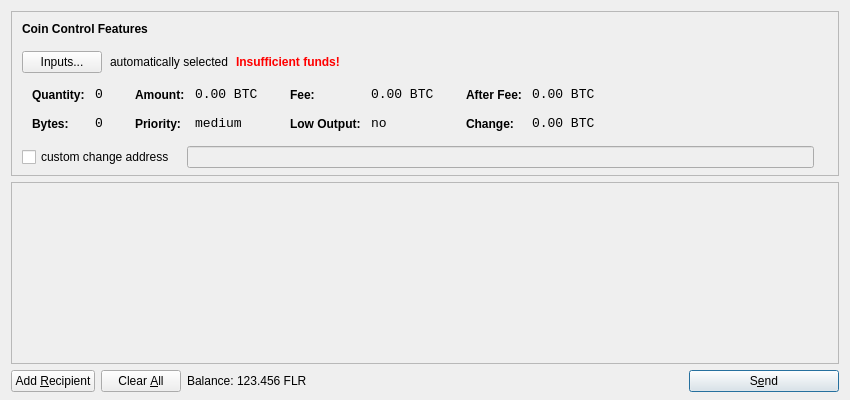
<?xml version="1.0" encoding="UTF-8"?>
<ui version="4.0">
 <class>SendCoinsDialog</class>
 <widget class="QDialog" name="SendCoinsDialog">
  <property name="geometry">
   <rect>
    <x>0</x>
    <y>0</y>
    <width>850</width>
    <height>400</height>
   </rect>
  </property>
  <property name="windowTitle">
   <string>Send Coins</string>
  </property>
  <layout class="QVBoxLayout" name="verticalLayout" stretch="0,1,0">
   <property name="bottomMargin">
    <number>8</number>
   </property>
   <item>
    <widget class="QFrame" name="frameCoinControl">
     <property name="sizePolicy">
      <sizepolicy hsizetype="Expanding" vsizetype="Expanding">
       <horstretch>0</horstretch>
       <verstretch>0</verstretch>
      </sizepolicy>
     </property>
     <property name="maximumSize">
      <size>
       <width>16777215</width>
       <height>16777215</height>
      </size>
     </property>
     <property name="frameShape">
      <enum>QFrame::StyledPanel</enum>
     </property>
     <property name="frameShadow">
      <enum>QFrame::Sunken</enum>
     </property>
     <layout class="QVBoxLayout" name="verticalLayoutCoinControl2">
      <property name="spacing">
       <number>-1</number>
      </property>
      <property name="leftMargin">
       <number>0</number>
      </property>
      <property name="topMargin">
       <number>0</number>
      </property>
      <property name="rightMargin">
       <number>0</number>
      </property>
      <property name="bottomMargin">
       <number>6</number>
      </property>
      <item>
       <layout class="QVBoxLayout" name="verticalLayoutCoinControl" stretch="0,0,0,0,1">
        <property name="spacing">
         <number>0</number>
        </property>
        <property name="leftMargin">
         <number>10</number>
        </property>
        <property name="topMargin">
         <number>10</number>
        </property>
        <item>
         <layout class="QHBoxLayout" name="horizontalLayoutCoinControl1">
          <property name="bottomMargin">
           <number>15</number>
          </property>
          <item>
           <widget class="QLabel" name="labelCoinControlFeatures">
            <property name="sizePolicy">
             <sizepolicy hsizetype="Preferred" vsizetype="Maximum">
              <horstretch>0</horstretch>
              <verstretch>0</verstretch>
             </sizepolicy>
            </property>
            <property name="font">
             <font>
              <weight>75</weight>
              <bold>true</bold>
             </font>
            </property>
            <property name="styleSheet">
             <string notr="true">font-weight:bold;</string>
            </property>
            <property name="text">
             <string>Coin Control Features</string>
            </property>
           </widget>
          </item>
         </layout>
        </item>
        <item>
         <layout class="QHBoxLayout" name="horizontalLayoutCoinControl2" stretch="0,0,0,0">
          <property name="spacing">
           <number>8</number>
          </property>
          <property name="bottomMargin">
           <number>10</number>
          </property>
          <item>
           <widget class="QPushButton" name="pushButtonCoinControl">
            <property name="styleSheet">
             <string notr="true"/>
            </property>
            <property name="text">
             <string>Inputs...</string>
            </property>
           </widget>
          </item>
          <item>
           <widget class="QLabel" name="labelCoinControlAutomaticallySelected">
            <property name="text">
             <string>automatically selected</string>
            </property>
            <property name="margin">
             <number>5</number>
            </property>
           </widget>
          </item>
          <item>
           <widget class="QLabel" name="labelCoinControlInsuffFunds">
            <property name="font">
             <font>
              <weight>75</weight>
              <bold>true</bold>
             </font>
            </property>
            <property name="styleSheet">
             <string notr="true">color:red;font-weight:bold;</string>
            </property>
            <property name="text">
             <string>Insufficient funds!</string>
            </property>
            <property name="margin">
             <number>5</number>
            </property>
           </widget>
          </item>
          <item>
           <spacer name="horizontalSpacerCoinControl">
            <property name="orientation">
             <enum>Qt::Horizontal</enum>
            </property>
            <property name="sizeHint" stdset="0">
             <size>
              <width>40</width>
              <height>1</height>
             </size>
            </property>
           </spacer>
          </item>
         </layout>
        </item>
        <item>
         <widget class="QWidget" name="widgetCoinControl" native="true">
          <property name="sizePolicy">
           <sizepolicy hsizetype="Preferred" vsizetype="Preferred">
            <horstretch>0</horstretch>
            <verstretch>0</verstretch>
           </sizepolicy>
          </property>
          <property name="minimumSize">
           <size>
            <width>0</width>
            <height>0</height>
           </size>
          </property>
          <property name="styleSheet">
           <string notr="true"/>
          </property>
          <layout class="QHBoxLayout" name="horizontalLayoutCoinControl5">
           <property name="margin">
            <number>0</number>
           </property>
           <item>
            <layout class="QHBoxLayout" name="horizontalLayoutCoinControl3" stretch="0,0,0,1">
             <property name="spacing">
              <number>20</number>
             </property>
             <property name="topMargin">
              <number>0</number>
             </property>
             <property name="bottomMargin">
              <number>10</number>
             </property>
             <item>
              <layout class="QFormLayout" name="formLayoutCoinControl1">
               <property name="horizontalSpacing">
                <number>10</number>
               </property>
               <property name="verticalSpacing">
                <number>14</number>
               </property>
               <property name="leftMargin">
                <number>10</number>
               </property>
               <property name="topMargin">
                <number>4</number>
               </property>
               <property name="rightMargin">
                <number>6</number>
               </property>
               <item row="0" column="0">
                <widget class="QLabel" name="labelCoinControlQuantityText">
                 <property name="styleSheet">
                  <string notr="true">font-weight:bold;</string>
                 </property>
                 <property name="text">
                  <string>Quantity:</string>
                 </property>
                 <property name="margin">
                  <number>0</number>
                 </property>
                </widget>
               </item>
               <item row="0" column="1">
                <widget class="QLabel" name="labelCoinControlQuantity">
                 <property name="font">
                  <font>
                   <family>Monospace</family>
                   <pointsize>10</pointsize>
                  </font>
                 </property>
                 <property name="cursor">
                  <cursorShape>IBeamCursor</cursorShape>
                 </property>
                 <property name="contextMenuPolicy">
                  <enum>Qt::ActionsContextMenu</enum>
                 </property>
                 <property name="text">
                  <string notr="true">0</string>
                 </property>
                 <property name="margin">
                  <number>0</number>
                 </property>
                 <property name="textInteractionFlags">
                  <set>Qt::LinksAccessibleByMouse|Qt::TextSelectableByKeyboard|Qt::TextSelectableByMouse</set>
                 </property>
                </widget>
               </item>
               <item row="1" column="0">
                <widget class="QLabel" name="labelCoinControlBytesText">
                 <property name="styleSheet">
                  <string notr="true">font-weight:bold;</string>
                 </property>
                 <property name="text">
                  <string>Bytes:</string>
                 </property>
                </widget>
               </item>
               <item row="1" column="1">
                <widget class="QLabel" name="labelCoinControlBytes">
                 <property name="font">
                  <font>
                   <family>Monospace</family>
                   <pointsize>10</pointsize>
                  </font>
                 </property>
                 <property name="cursor">
                  <cursorShape>IBeamCursor</cursorShape>
                 </property>
                 <property name="contextMenuPolicy">
                  <enum>Qt::ActionsContextMenu</enum>
                 </property>
                 <property name="text">
                  <string notr="true">0</string>
                 </property>
                 <property name="textInteractionFlags">
                  <set>Qt::LinksAccessibleByMouse|Qt::TextSelectableByKeyboard|Qt::TextSelectableByMouse</set>
                 </property>
                </widget>
               </item>
              </layout>
             </item>
             <item>
              <layout class="QFormLayout" name="formLayoutCoinControl2">
               <property name="horizontalSpacing">
                <number>10</number>
               </property>
               <property name="verticalSpacing">
                <number>14</number>
               </property>
               <property name="leftMargin">
                <number>6</number>
               </property>
               <property name="topMargin">
                <number>4</number>
               </property>
               <property name="rightMargin">
                <number>6</number>
               </property>
               <item row="0" column="0">
                <widget class="QLabel" name="labelCoinControlAmountText">
                 <property name="styleSheet">
                  <string notr="true">font-weight:bold;</string>
                 </property>
                 <property name="text">
                  <string>Amount:</string>
                 </property>
                 <property name="margin">
                  <number>0</number>
                 </property>
                </widget>
               </item>
               <item row="0" column="1">
                <widget class="QLabel" name="labelCoinControlAmount">
                 <property name="font">
                  <font>
                   <family>Monospace</family>
                   <pointsize>10</pointsize>
                  </font>
                 </property>
                 <property name="cursor">
                  <cursorShape>IBeamCursor</cursorShape>
                 </property>
                 <property name="contextMenuPolicy">
                  <enum>Qt::ActionsContextMenu</enum>
                 </property>
                 <property name="text">
                  <string notr="true">0.00 BTC</string>
                 </property>
                 <property name="textInteractionFlags">
                  <set>Qt::LinksAccessibleByMouse|Qt::TextSelectableByKeyboard|Qt::TextSelectableByMouse</set>
                 </property>
                </widget>
               </item>
               <item row="1" column="0">
                <widget class="QLabel" name="labelCoinControlPriorityText">
                 <property name="styleSheet">
                  <string notr="true">font-weight:bold;</string>
                 </property>
                 <property name="text">
                  <string>Priority:</string>
                 </property>
                </widget>
               </item>
               <item row="1" column="1">
                <widget class="QLabel" name="labelCoinControlPriority">
                 <property name="font">
                  <font>
                   <family>Monospace</family>
                   <pointsize>10</pointsize>
                  </font>
                 </property>
                 <property name="cursor">
                  <cursorShape>IBeamCursor</cursorShape>
                 </property>
                 <property name="contextMenuPolicy">
                  <enum>Qt::ActionsContextMenu</enum>
                 </property>
                 <property name="text">
                  <string>medium</string>
                 </property>
                 <property name="textInteractionFlags">
                  <set>Qt::LinksAccessibleByMouse|Qt::TextSelectableByKeyboard|Qt::TextSelectableByMouse</set>
                 </property>
                </widget>
               </item>
              </layout>
             </item>
             <item>
              <layout class="QFormLayout" name="formLayoutCoinControl3">
               <property name="horizontalSpacing">
                <number>10</number>
               </property>
               <property name="verticalSpacing">
                <number>14</number>
               </property>
               <property name="leftMargin">
                <number>6</number>
               </property>
               <property name="topMargin">
                <number>4</number>
               </property>
               <property name="rightMargin">
                <number>6</number>
               </property>
               <item row="0" column="0">
                <widget class="QLabel" name="labelCoinControlFeeText">
                 <property name="styleSheet">
                  <string notr="true">font-weight:bold;</string>
                 </property>
                 <property name="text">
                  <string>Fee:</string>
                 </property>
                 <property name="margin">
                  <number>0</number>
                 </property>
                </widget>
               </item>
               <item row="0" column="1">
                <widget class="QLabel" name="labelCoinControlFee">
                 <property name="font">
                  <font>
                   <family>Monospace</family>
                   <pointsize>10</pointsize>
                  </font>
                 </property>
                 <property name="cursor">
                  <cursorShape>IBeamCursor</cursorShape>
                 </property>
                 <property name="contextMenuPolicy">
                  <enum>Qt::ActionsContextMenu</enum>
                 </property>
                 <property name="text">
                  <string notr="true">0.00 BTC</string>
                 </property>
                 <property name="textInteractionFlags">
                  <set>Qt::LinksAccessibleByMouse|Qt::TextSelectableByKeyboard|Qt::TextSelectableByMouse</set>
                 </property>
                </widget>
               </item>
               <item row="1" column="0">
                <widget class="QLabel" name="labelCoinControlLowOutputText">
                 <property name="styleSheet">
                  <string notr="true">font-weight:bold;</string>
                 </property>
                 <property name="text">
                  <string>Low Output:</string>
                 </property>
                </widget>
               </item>
               <item row="1" column="1">
                <widget class="QLabel" name="labelCoinControlLowOutput">
                 <property name="font">
                  <font>
                   <family>Monospace</family>
                   <pointsize>10</pointsize>
                  </font>
                 </property>
                 <property name="cursor">
                  <cursorShape>IBeamCursor</cursorShape>
                 </property>
                 <property name="contextMenuPolicy">
                  <enum>Qt::ActionsContextMenu</enum>
                 </property>
                 <property name="text">
                  <string>no</string>
                 </property>
                 <property name="textInteractionFlags">
                  <set>Qt::LinksAccessibleByMouse|Qt::TextSelectableByKeyboard|Qt::TextSelectableByMouse</set>
                 </property>
                </widget>
               </item>
              </layout>
             </item>
             <item>
              <layout class="QFormLayout" name="formLayoutCoinControl4">
               <property name="horizontalSpacing">
                <number>10</number>
               </property>
               <property name="verticalSpacing">
                <number>14</number>
               </property>
               <property name="leftMargin">
                <number>6</number>
               </property>
               <property name="topMargin">
                <number>4</number>
               </property>
               <property name="rightMargin">
                <number>6</number>
               </property>
               <item row="0" column="0">
                <widget class="QLabel" name="labelCoinControlAfterFeeText">
                 <property name="styleSheet">
                  <string notr="true">font-weight:bold;</string>
                 </property>
                 <property name="text">
                  <string>After Fee:</string>
                 </property>
                 <property name="margin">
                  <number>0</number>
                 </property>
                </widget>
               </item>
               <item row="0" column="1">
                <widget class="QLabel" name="labelCoinControlAfterFee">
                 <property name="font">
                  <font>
                   <family>Monospace</family>
                   <pointsize>10</pointsize>
                  </font>
                 </property>
                 <property name="cursor">
                  <cursorShape>IBeamCursor</cursorShape>
                 </property>
                 <property name="contextMenuPolicy">
                  <enum>Qt::ActionsContextMenu</enum>
                 </property>
                 <property name="text">
                  <string notr="true">0.00 BTC</string>
                 </property>
                 <property name="textInteractionFlags">
                  <set>Qt::LinksAccessibleByMouse|Qt::TextSelectableByKeyboard|Qt::TextSelectableByMouse</set>
                 </property>
                </widget>
               </item>
               <item row="1" column="0">
                <widget class="QLabel" name="labelCoinControlChangeText">
                 <property name="styleSheet">
                  <string notr="true">font-weight:bold;</string>
                 </property>
                 <property name="text">
                  <string>Change:</string>
                 </property>
                </widget>
               </item>
               <item row="1" column="1">
                <widget class="QLabel" name="labelCoinControlChange">
                 <property name="font">
                  <font>
                   <family>Monospace</family>
                   <pointsize>10</pointsize>
                  </font>
                 </property>
                 <property name="cursor">
                  <cursorShape>IBeamCursor</cursorShape>
                 </property>
                 <property name="contextMenuPolicy">
                  <enum>Qt::ActionsContextMenu</enum>
                 </property>
                 <property name="text">
                  <string notr="true">0.00 BTC</string>
                 </property>
                 <property name="textInteractionFlags">
                  <set>Qt::LinksAccessibleByMouse|Qt::TextSelectableByKeyboard|Qt::TextSelectableByMouse</set>
                 </property>
                </widget>
               </item>
              </layout>
             </item>
            </layout>
           </item>
          </layout>
         </widget>
        </item>
        <item>
         <layout class="QHBoxLayout" name="horizontalLayoutCoinControl4" stretch="0,0,0">
          <property name="spacing">
           <number>12</number>
          </property>
          <property name="sizeConstraint">
           <enum>QLayout::SetDefaultConstraint</enum>
          </property>
          <property name="topMargin">
           <number>5</number>
          </property>
          <property name="rightMargin">
           <number>5</number>
          </property>
          <item>
           <widget class="QCheckBox" name="checkBoxCoinControlChange">
            <property name="text">
             <string>custom change address</string>
            </property>
           </widget>
          </item>
          <item>
           <widget class="QLineEdit" name="lineEditCoinControlChange">
            <property name="enabled">
             <bool>false</bool>
            </property>
            <property name="sizePolicy">
             <sizepolicy hsizetype="Expanding" vsizetype="Fixed">
              <horstretch>0</horstretch>
              <verstretch>0</verstretch>
             </sizepolicy>
            </property>
           </widget>
          </item>
          <item>
           <widget class="QLabel" name="labelCoinControlChangeLabel">
            <property name="sizePolicy">
             <sizepolicy hsizetype="Preferred" vsizetype="Expanding">
              <horstretch>0</horstretch>
              <verstretch>0</verstretch>
             </sizepolicy>
            </property>
            <property name="minimumSize">
             <size>
              <width>0</width>
              <height>0</height>
             </size>
            </property>
            <property name="text">
             <string/>
            </property>
            <property name="margin">
             <number>3</number>
            </property>
           </widget>
          </item>
         </layout>
        </item>
        <item>
         <spacer name="verticalSpacerCoinControl">
          <property name="orientation">
           <enum>Qt::Vertical</enum>
          </property>
          <property name="sizeHint" stdset="0">
           <size>
            <width>800</width>
            <height>1</height>
           </size>
          </property>
         </spacer>
        </item>
       </layout>
      </item>
     </layout>
    </widget>
   </item>
   <item>
    <widget class="QScrollArea" name="scrollArea">
     <property name="widgetResizable">
      <bool>true</bool>
     </property>
     <widget class="QWidget" name="scrollAreaWidgetContents">
      <property name="geometry">
       <rect>
        <x>0</x>
        <y>0</y>
        <width>830</width>
        <height>165</height>
       </rect>
      </property>
      <layout class="QVBoxLayout" name="verticalLayout_2">
       <property name="margin">
        <number>0</number>
       </property>
       <item>
        <layout class="QVBoxLayout" name="entries">
         <property name="spacing">
          <number>6</number>
         </property>
        </layout>
       </item>
       <item>
        <spacer name="verticalSpacer">
         <property name="orientation">
          <enum>Qt::Vertical</enum>
         </property>
         <property name="sizeHint" stdset="0">
          <size>
           <width>20</width>
           <height>40</height>
          </size>
         </property>
        </spacer>
       </item>
      </layout>
     </widget>
    </widget>
   </item>
   <item>
    <layout class="QHBoxLayout" name="horizontalLayout">
     <item>
      <widget class="QPushButton" name="addButton">
       <property name="toolTip">
        <string>Send to multiple recipients at once</string>
       </property>
       <property name="text">
        <string>Add &amp;Recipient</string>
       </property>
       <property name="icon">
        <iconset resource="../bitcoin.qrc">
         <normaloff>:/icons/add</normaloff>:/icons/add</iconset>
       </property>
       <property name="autoDefault">
        <bool>false</bool>
       </property>
      </widget>
     </item>
     <item>
      <widget class="QPushButton" name="clearButton">
       <property name="sizePolicy">
        <sizepolicy hsizetype="Minimum" vsizetype="Fixed">
         <horstretch>0</horstretch>
         <verstretch>0</verstretch>
        </sizepolicy>
       </property>
       <property name="toolTip">
        <string>Remove all transaction fields</string>
       </property>
       <property name="text">
        <string>Clear &amp;All</string>
       </property>
       <property name="icon">
        <iconset resource="../bitcoin.qrc">
         <normaloff>:/icons/remove</normaloff>:/icons/remove</iconset>
       </property>
       <property name="autoRepeatDelay">
        <number>300</number>
       </property>
       <property name="autoDefault">
        <bool>false</bool>
       </property>
      </widget>
     </item>
     <item>
      <layout class="QHBoxLayout" name="horizontalLayout_2">
       <property name="spacing">
        <number>3</number>
       </property>
       <item>
        <widget class="QLabel" name="label">
         <property name="text">
          <string>Balance:</string>
         </property>
        </widget>
       </item>
       <item>
        <widget class="QLabel" name="labelBalance">
         <property name="cursor">
          <cursorShape>IBeamCursor</cursorShape>
         </property>
         <property name="text">
          <string>123.456 FLR</string>
         </property>
         <property name="textInteractionFlags">
          <set>Qt::LinksAccessibleByMouse|Qt::TextSelectableByKeyboard|Qt::TextSelectableByMouse</set>
         </property>
        </widget>
       </item>
      </layout>
     </item>
     <item>
      <spacer name="horizontalSpacer">
       <property name="orientation">
        <enum>Qt::Horizontal</enum>
       </property>
       <property name="sizeHint" stdset="0">
        <size>
         <width>40</width>
         <height>20</height>
        </size>
       </property>
      </spacer>
     </item>
     <item>
      <widget class="QPushButton" name="sendButton">
       <property name="minimumSize">
        <size>
         <width>150</width>
         <height>0</height>
        </size>
       </property>
       <property name="toolTip">
        <string>Confirm the send action</string>
       </property>
       <property name="text">
        <string>S&amp;end</string>
       </property>
       <property name="icon">
        <iconset resource="../bitcoin.qrc">
         <normaloff>:/icons/send</normaloff>:/icons/send</iconset>
       </property>
       <property name="default">
        <bool>true</bool>
       </property>
      </widget>
     </item>
    </layout>
   </item>
  </layout>
 </widget>
 <resources>
  <include location="../bitcoin.qrc"/>
 </resources>
 <connections/>
</ui>
